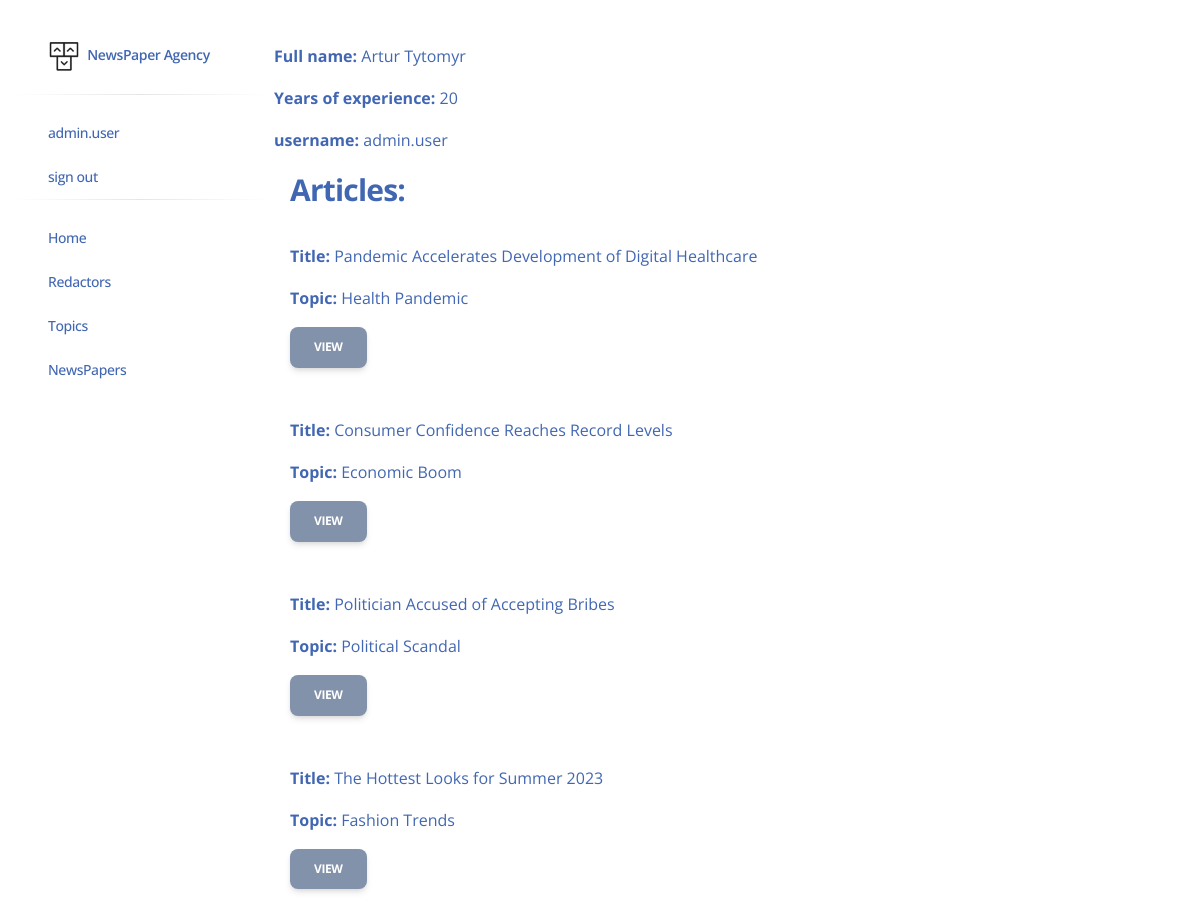
Page /redactors/1/ (signed in) on the committed database.
### agency/models.py (models this page shows, shortened)
class Redactor(AbstractUser):
    years_of_experience = models.IntegerField()
    date_joined = models.DateTimeField(auto_now_add=True, blank=True)
    class Meta:
        verbose_name = "redactor"
        verbose_name_plural = "redactors"

class NewsPaper(models.Model):
    title = models.CharField(max_length=255, unique=True)
    content = models.TextField()
    published_date = models.DateTimeField(auto_now_add=True)
    topic = models.ForeignKey(Topic, on_delete=models.CASCADE)
    publishers = models.ManyToManyField(Redactor, related_name="newspapers")

class Topic(models.Model):
    name = models.CharField(max_length=255)
    class Meta:
        ordering = ["name"]

### agency/views.py (the view)
class RedactorDetailView(LoginRequiredMixin, generic.DetailView):
    model = Redactor
    queryset = Redactor.objects.all().prefetch_related("newspapers__topic")

### templates/agency/redactor_detail.html
{% extends "base.html" %}
{% block content %}
  <div class="card-body pt-2" style="color: #4267B2; margin-top: 35px">
  <p><strong>Full name:</strong> {{ redactor.first_name }} {{ redactor.last_name }}</p>
  <p><strong>Years of experience:</strong> {{ redactor.years_of_experience }}</p>
  <p><strong>username:</strong> {{ redactor.username }}</p>
  <div class="ml-3">
    <h3 style="color: #4267B2">Articles:</h3>
    {% for article in redactor.newspapers.all %}
        <hr>
        <p><strong>Title:</strong> {{ article.title }}</p>
        <p><strong>Topic:</strong> {{ article.topic.name }}</p>
        <a class="btn btn-secondary" href="{% url 'agency:newspaper-detail' pk=article.id%}">View</a>
    {% endfor %}
  </div>
  </div>
{% endblock %}

### templates/base.html (shortened to what this page needs)
{% load static %}
<!DOCTYPE html>
<html lang="en">
<head>
    <link rel="stylesheet"
          href="https://cdn.jsdelivr.net/npm/bootstrap@4.5.3/dist/css/bootstrap.min.css"
>
    <link href="{% static 'css/nucleo-icons.css' %}" rel="stylesheet" />
    <link href="{% static 'css/nucleo-svg.css' %}" rel="stylesheet" />
    <link href="{% static 'css/nucleo-svg.css' %}" rel="stylesheet" />
    <link id="pagestyle" href="{% static 'css/soft-ui-dashboard.css' %}" rel="stylesheet" />
    <link id="pagestyle_dark" href="{% static 'css/dark-theme-core.css' %}" rel="stylesheet" />
</head>
<body>
    {% include "includes/sidebar.html" %}
    <main class="main-content position-relative max-height-vh-100 h-100 border-radius-lg ">
        {% block content %}{% endblock content %}
    </main>
</body>
</html>

### templates/includes/sidebar.html (shortened to what this page needs)
{% load static %}
<aside class="sidenav navbar navbar-vertical navbar-expand-xs border-0 border-radius-xl my-3 fixed-start ms-3 " id="sidenav-main">
  <div class="sidenav-header">
    <a class="navbar-brand m-0" href="{% url 'admin:index' %}">
      <img src="{% static 'img/logo-ct-dark.png' %}" class="navbar-brand-img h-100" alt="main_logo">
      <span style="color: #4267B2" class="ms-1 font-weight-bold">NewsPaper Agency</span>
    </a>
  </div>
  <hr class="horizontal dark mt-0">
  <div class="collapse navbar-collapse  w-auto " id="sidenav-collapse-main">
    <div class="navbar-nav">
<ul class="sidebar-nav list-group" style="max-width: 10%">
       {% if  user.is_authenticated %}
          <li class="nav-item">
            <a style="color: #4267B2" class="nav-link" href="{% url "agency:redactor-detail" pk=user.id %}">{{ user.username }}</a>
          </li>
          <li class="nav-item"><a style="color: #4267B2"  class="nav-link" href="{% url 'logout' %}">sign out</a></li>
      {% endif %}
</ul>
<hr class="horizontal dark mt-0">
      <ul  class="sidebar-nav list-group" style="max-width: 10%">
      <li class="nav-item"><a style="color: #4267B2" class="nav-link" href="{% url 'agency:index' %}">Home</a></li>
      <li class="nav-item"><a style="color: #4267B2" class="nav-link" href="{% url 'agency:redactor-list' %}">Redactors</a></li>
      <li class="nav-item"><a style="color: #4267B2" class="nav-link" href="{% url 'agency:topic-list' %}">Topics</a></li>
      <li class="nav-item"><a style="color: #4267B2" class="nav-link" href="{% url 'agency:newspaper-list' %}">NewsPapers</a></li>
</ul>
    </div>
  </div>
</aside>

### templates/includes/pagination.html (shortened to what this page needs)
{% load query_transform %}

### templates/includes/scripts.html (shortened to what this page needs)
{% load static %}

### static/css/dark-theme-core.css (style rules this page uses)
body { transition: background-color 200ms ease-in; }

### rows in the picture
Redactor: username "admin.user", first_name "Artur", last_name "Tytomyr", years_of_experience "20"
NewsPaper: title "Pandemic Accelerates Development of Digital Healthcare", topic.name "Health Pandemic"
NewsPaper: title "Consumer Confidence Reaches Record Levels", topic.name "Economic Boom"
NewsPaper: title "Politician Accused of Accepting Bribes", topic.name "Political Scandal"
NewsPaper: title "The Hottest Looks for Summer 2023", topic.name "Fashion Trends"
